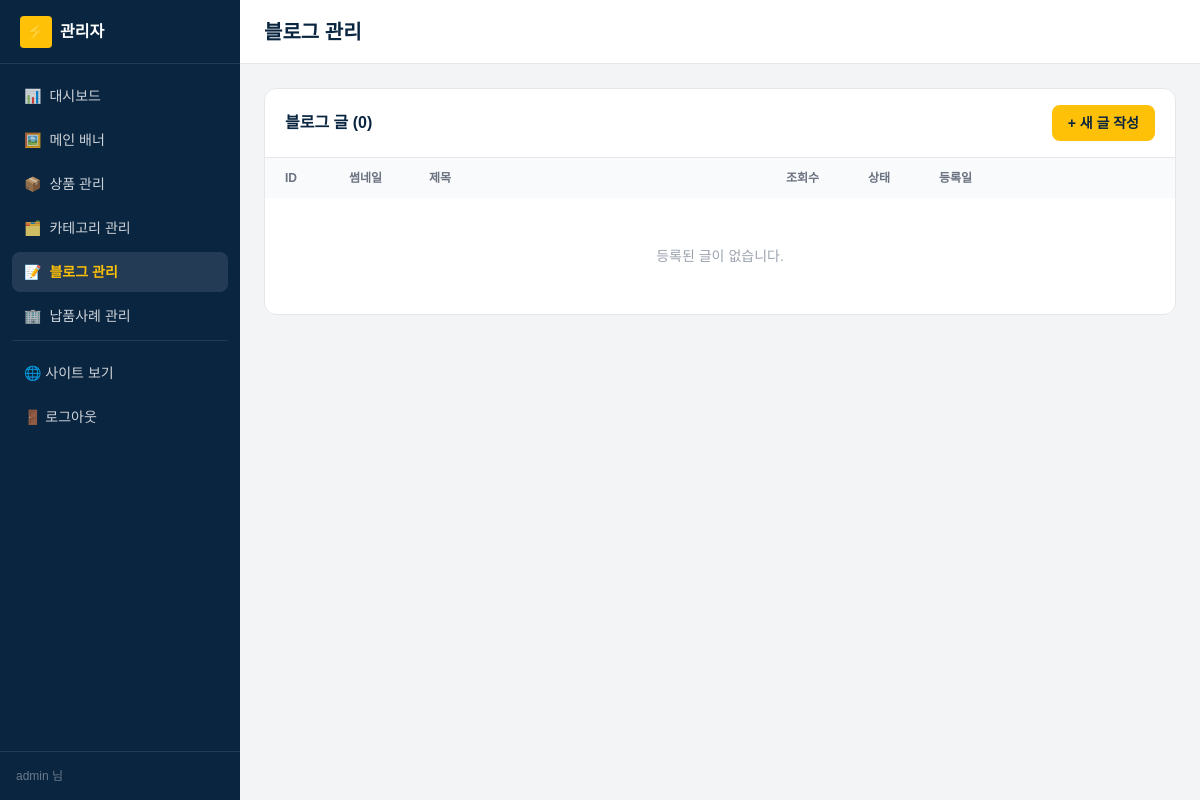
Before: /admin/posts.php (signed in) with the older database file.
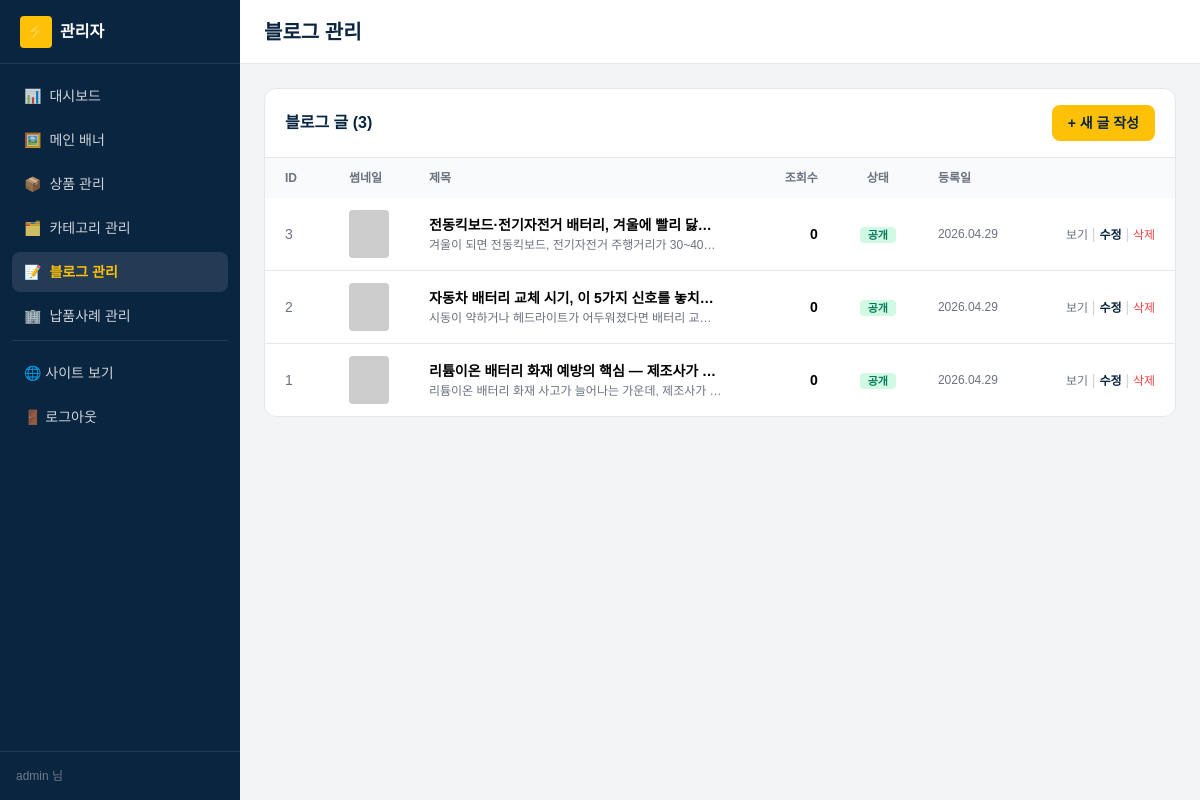
After: the same page with the newer database file.
### tables this page shows
CREATE TABLE `posts` (
  `id`         INT          NOT NULL AUTO_INCREMENT,
  `title`      VARCHAR(255) NOT NULL,
  `summary`    VARCHAR(500) DEFAULT NULL,
  `thumbnail`  VARCHAR(255) DEFAULT NULL,
  `content`    LONGTEXT,
  `views`      INT          NOT NULL DEFAULT 0,
  `published`  TINYINT      NOT NULL DEFAULT 1,
  `created_at` DATETIME     DEFAULT CURRENT_TIMESTAMP,
  `updated_at` DATETIME     DEFAULT CURRENT_TIMESTAMP ON UPDATE CURRENT_TIMESTAMP,
  PRIMARY KEY (`id`),
  KEY `idx_published` (`published`, `created_at`)
);

### includes/functions.php (called while the page is built, shortened)
<?php
require_once __DIR__ . '/db.php';
function h(?string $s): string
{
    return htmlspecialchars((string)$s, ENT_QUOTES | ENT_SUBSTITUTE, 'UTF-8');
}

### includes/db.php (called while the page is built, shortened)
<?php
function db(): PDO
{
    static $pdo = null;
    $cfg = require __DIR__ . '/config.php';
    $db  = $cfg['db'];
    $dsn = sprintf(
        'mysql:host=%s;port=%d;dbname=%s;charset=%s',
        $db['host'], $db['port'], $db['name'], $db['charset']
    );
    try {
        $pdo = new PDO($dsn, $db['user'], $db['pass'], [
            PDO::ATTR_ERRMODE            => PDO::ERRMODE_EXCEPTION,
            PDO::ATTR_DEFAULT_FETCH_MODE => PDO::FETCH_ASSOC,
            PDO::ATTR_EMULATE_PREPARES   => false,
            PDO::MYSQL_ATTR_INIT_COMMAND => "SET NAMES {$db['charset']} COLLATE utf8mb4_unicode_ci",
        ]);
    } catch (PDOException $e) {
        http_response_code(500);
        echo '<h1>DB 연결 실패</h1>';
        echo '<pre>' . htmlspecialchars($e->getMessage()) . '</pre>';
        echo '<p><b>점검 사항:</b><br>';
        echo '1) Laragon에서 MySQL이 실행 중인가?<br>';
        echo '2) sql/schema.sql을 import 했는가?<br>';
        echo '3) includes/config.php의 접속 정보가 맞는가?</p>';
        exit;
    }
    return $pdo;
}
function db_all(string $sql, array $params = []): array
{
    $stmt = db()->prepare($sql);
    $stmt->execute($params);
    return $stmt->fetchAll();
}

### public/admin/posts.php (the view, shortened to what the changed rows need)
<?php
$rows = db_all('SELECT * FROM posts ORDER BY id DESC');
$admin_page = 'posts';
$admin_title = '블로그 관리';
require __DIR__ . '/_layout_top.php';
?>
<div class="bg-white rounded-xl border overflow-hidden">
  <div class="px-5 py-4 border-b flex items-center justify-between">
    <h2 class="font-extrabold text-primary">블로그 글 (<?= count($rows) ?>)</h2>
    <a href="/admin/post_form.php"
       class="h-9 px-4 inline-flex items-center text-sm font-bold rounded-lg bg-accent text-primary hover:bg-accent-dark">
      + 새 글 작성
    </a>
  </div>
  <div class="overflow-x-auto">
    <table class="w-full text-sm">
      <thead class="bg-gray-50 text-xs text-gray-500">
        <tr>
          <th class="text-left px-5 py-3 w-16">ID</th>
          <th class="text-left px-5 py-3 w-20">썸네일</th>
          <th class="text-left px-5 py-3">제목</th>
          <th class="text-right px-5 py-3 w-24">조회수</th>
          <th class="text-center px-5 py-3 w-20">상태</th>
          <th class="text-left px-5 py-3 w-32">등록일</th>
          <th class="px-5 py-3 w-32"></th>
        </tr>
      </thead>
      <tbody class="divide-y">
        <?php if (empty($rows)): ?>
        <tr><td colspan="7" class="text-center py-12 text-gray-400">등록된 글이 없습니다.</td></tr>
        <?php else: foreach ($rows as $r): ?>
        <tr class="hover:bg-gray-50">
          <td class="px-5 py-3 text-gray-500"><?= (int)$r['id'] ?></td>
          <td class="px-5 py-3">
            <?php if ($r['thumbnail']): ?>
            <img src="<?= h($r['thumbnail']) ?>" class="w-12 h-12 rounded object-cover bg-gray-100">
            <?php else: ?>
            <div class="w-12 h-12 rounded bg-gray-100 flex items-center justify-center text-gray-300">📝</div>
            <?php endif; ?>
          </td>
          <td class="px-5 py-3">
            <a href="/admin/post_form.php?id=<?= (int)$r['id'] ?>" class="font-semibold hover:text-primary line-clamp-1">
              <?= h($r['title']) ?>
            </a>
            <?php if ($r['summary']): ?>
            <div class="text-xs text-gray-500 mt-0.5 line-clamp-1"><?= h($r['summary']) ?></div>
            <?php endif; ?>
          </td>
          <td class="px-5 py-3 text-right font-bold"><?= number_format((int)$r['views']) ?></td>
          <td class="px-5 py-3 text-center">
            <?php if ($r['published']): ?>
              <span class="px-2 py-0.5 text-[11px] rounded bg-emerald-100 text-emerald-700 font-bold">공개</span>
            <?php else: ?>
              <span class="px-2 py-0.5 text-[11px] rounded bg-gray-100 text-gray-500">비공개</span>
            <?php endif; ?>
          </td>
          <td class="px-5 py-3 text-xs text-gray-500"><?= h(date('Y.m.d', strtotime($r['created_at']))) ?></td>
          <td class="px-5 py-3 whitespace-nowrap">
            <a href="/blog/view.php?id=<?= (int)$r['id'] ?>" target="_blank"
               class="text-xs text-gray-500 hover:text-primary">보기</a>
            <span class="text-gray-300">|</span>
            <a href="/admin/post_form.php?id=<?= (int)$r['id'] ?>"
               class="text-xs text-primary font-semibold">수정</a>
            <span class="text-gray-300">|</span>
            <form method="post" class="inline" onsubmit="return confirm('삭제하시겠습니까?');">
              <button class="text-xs text-red-500 hover:text-red-700">삭제</button>
            </form>
          </td>
        </tr>
        <?php endforeach; endif; ?>
      </tbody>
    </table>
  </div>
</div>
<?php require __DIR__ . '/_layout_bottom.php'; ?>

### public/admin/_layout_top.php (shortened to what the changed rows need)
<?php
$admin_page = $admin_page ?? '';
$admin_title = $admin_title ?? '관리자';
?>
<!DOCTYPE html>
<html lang="ko">
<head>
<link rel="stylesheet" href="https://cdn.jsdelivr.net/gh/orioncactus/pretendard@v1.3.9/dist/web/static/pretendard.min.css">
<script src="https://cdn.tailwindcss.com"></script>
</head>
<body class="font-sans bg-gray-100" x-data="{ menu: false }">
<aside class="fixed top-0 left-0 bottom-0 w-60 bg-primary text-white z-30
              transform md:translate-x-0 transition-transform"
       :class="menu ? 'translate-x-0' : '-translate-x-full md:translate-x-0'">
  <nav class="p-3 space-y-1 text-sm">
    <?php
    $menu = [
      ['url' => '/admin/',              'icon' => '📊', 'label' => '대시보드',      'key' => 'dashboard'],
      ['url' => '/admin/banners.php',   'icon' => '🖼️', 'label' => '메인 배너',     'key' => 'banners'],
      ['url' => '/admin/products.php',  'icon' => '📦', 'label' => '상품 관리',      'key' => 'products'],
      ['url' => '/admin/categories.php','icon' => '🗂️', 'label' => '카테고리 관리',  'key' => 'categories'],
      ['url' => '/admin/posts.php',     'icon' => '📝', 'label' => '블로그 관리',    'key' => 'posts'],
      ['url' => '/admin/cases.php',     'icon' => '🏢', 'label' => '납품사례 관리',  'key' => 'cases'],
    ];
    foreach ($menu as $m):
      $active = $m['key'] === $admin_page;
    ?>
    <a href="<?= h($m['url']) ?>"
       class="block px-3 py-2.5 rounded-lg <?= $active ? 'bg-white/10 text-accent font-bold' : 'text-white/80 hover:bg-white/5' ?>">
      <span class="mr-2"><?= $m['icon'] ?></span><?= h($m['label']) ?>
    </a>
    <?php endforeach; ?>
    <div class="border-t border-white/10 mt-3 pt-3 space-y-1">
      <a href="/" target="_blank"
         class="block px-3 py-2.5 rounded-lg text-white/80 hover:bg-white/5">
      </a>
      <a href="/admin/logout.php"
         class="block px-3 py-2.5 rounded-lg text-white/80 hover:bg-white/5">
      </a>
    </div>
  </nav>
</aside>
<div class="md:ml-60">
  <header class="sticky top-0 z-10 bg-white border-b h-16 flex items-center px-4 md:px-6 gap-3">
    <h1 class="text-lg md:text-xl font-extrabold text-primary"><?= h($admin_title) ?></h1>
  </header>
  <main class="p-4 md:p-6">

Changed rows visible on the page:
added posts: id "3", title "전동킥보드·전기자전거 배터리, 겨울에 빨리…", summary "겨울이 되면 전동킥보드, 전기자전거 주행거리가…", views "0", published "공개", created_at "2026.04.29"
added posts: id "2", title "자동차 배터리 교체 시기, 이 5가지 신호를…", summary "시동이 약하거나 헤드라이트가 어두워졌다면 배터리…", views "0", published "공개", created_at "2026.04.29"
added posts: id "1", title "리튬이온 배터리 화재 예방의 핵심 —…", summary "리튬이온 배터리 화재 사고가 늘어나는 가운데,…", views "0", published "공개", created_at "2026.04.29"
Other visible differences:
count($rows): "0" → "3"
text no longer shown: "등록된 글이 없습니다."
